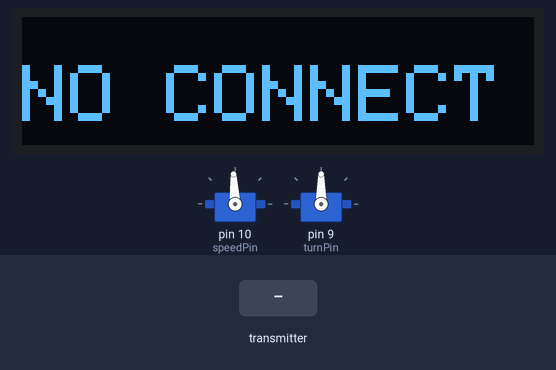
The sketch below on a simulated Arduino Uno, built with avr-gcc and run on an emulated ATmega328P. On the bench: 2 × servo, 128×32 one-colour display. Inputs (shaded band) come from the test bench. No radio packets arrive unless stated; what the sketch prints to the serial monitor is not drawn.

Above: at 1.2 s.
1.3 s: the transmitter starts sending speed = 0
At 2.3 s:
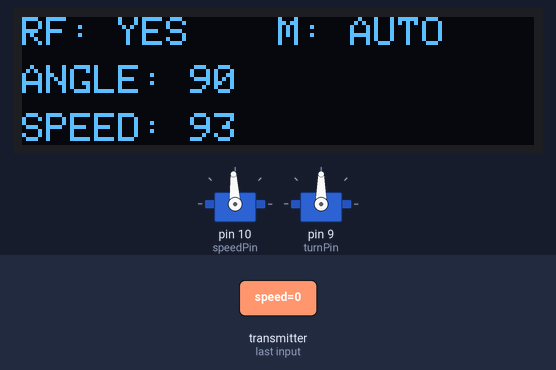
2.8 s: the transmitter starts sending mode = 64
At 3.5 s:
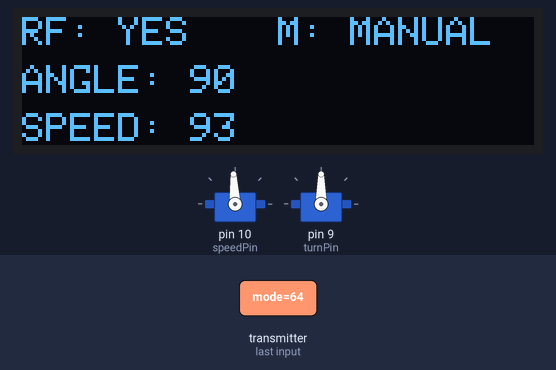
4.3 s: the transmitter starts sending safety = 64
At 5.0 s:
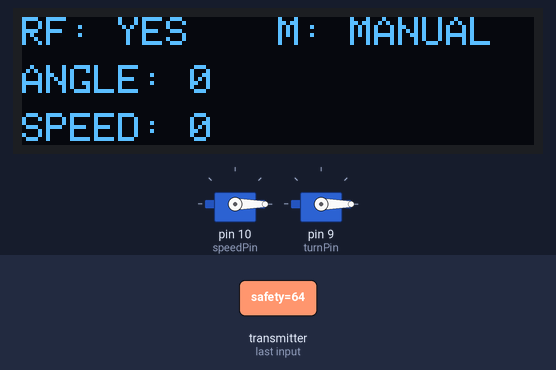
5.8 s: the transmitter starts sending angle = 45
At 6.2 s:
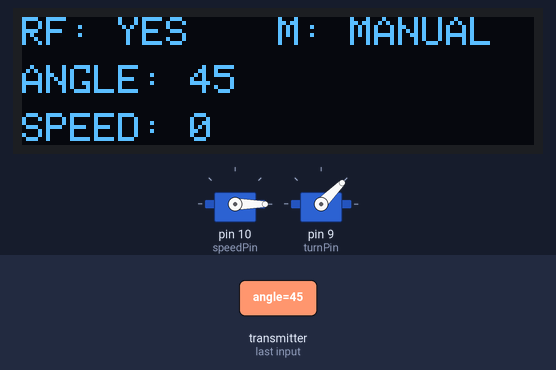
7.3 s: the transmitter starts sending speed = 64
At 7.6 s:
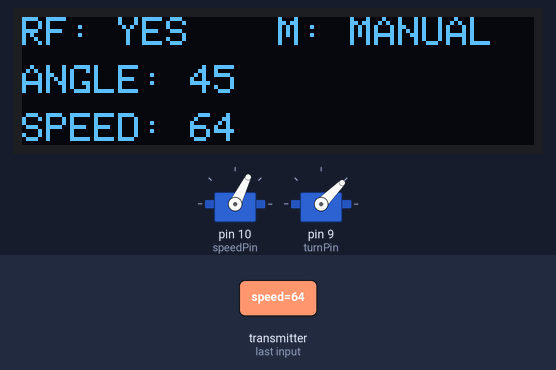
8.8 s: the transmitter starts sending angle = 0
At 10.2 s:
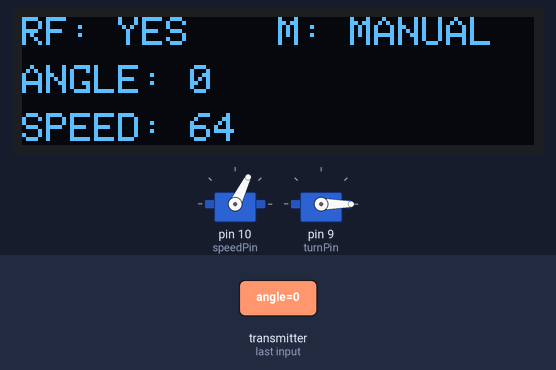
Timing chart, 0 to 11.3 s (numbered marks = the images above; inputs shaded):
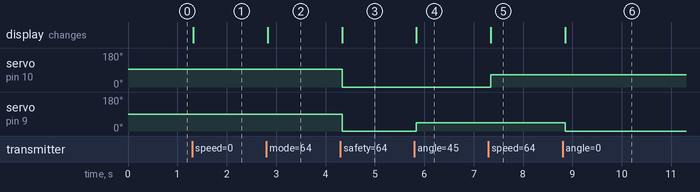

Measured:
- after the input at 1.3 s, the display: changes at once (image 1)
- after the input at 2.8 s, the display: changes at once (image 2)
- after the input at 4.3 s, servo on pin 10 (speedPin): 93° → 0° at once; servo on pin 9 (turnPin): 90° → 0° at once; the display: changes at once (image 3)
- after the input at 5.8 s, servo on pin 9 (turnPin): 0° → 45° at once; the display: changes at once (image 4)
- after the input at 7.3 s, servo on pin 10 (speedPin): 0° → 64° at once; the display: changes at once (image 5)
- after the input at 8.8 s, servo on pin 9 (turnPin): 45° → 0° after 0.05 s; the display: changes after 0.05 s (image 6)

The sketch:

ArduPot-TC.ino
```cpp
/*
* Ardupot Receiver Code
* Christopher Lai
* TeloCar Edition
* Last Updated: 8/26/2022
*/

#include <SPI.h>
#include <nRF24L01.h>
#include <RF24.h>

#include <Servo.h>

#include <Wire.h>
#include <Adafruit_GFX.h>
#include <Adafruit_SSD1306.h>

#define SCREEN_WIDTH 128 // OLED display width, in pixels
#define SCREEN_HEIGHT 32 // OLED display height, in pixels

#define speedPin 10
#define turnPin 9

// Define Servo Object
Servo speed;
Servo angle;

// Declaration for an SSD1306 display connected to I2C (SDA, SCL pins)
Adafruit_SSD1306 display(SCREEN_WIDTH, SCREEN_HEIGHT, &Wire, -1);

RF24 radio(7, 8); // CE, CSN
const byte address[6] = "00501";
const uint8_t  channel = 123;

bool conn = false;

// Variables
int speedPos = 93;
int anglePos = 90;

int speedHighLim = 105;
int speedLowLim = 80;
int angleHighLim = 180;
int angleLowLim = 0;

// Create struct for specialized sending code ("Smart Controller")
struct SMRT_Packet {
  byte speed;
  byte angle;
  byte mode;
  byte safety;
};

SMRT_Packet smart;

void setup() {
  // Set Up Serial Comms - Debug
  Serial.begin(115200);

  // Set up Radio
  radio.begin();
  radio.openReadingPipe(1, address);
  radio.setPALevel(RF24_PA_LOW,0);
  radio.setChannel(channel);
  Serial.println("Starting Radio");

  // Define pinouts
  speed.attach(speedPin);
  angle.attach(turnPin);

  // Default Values
  speed.write(95);
  angle.write(90);

  // Check for OLED Availability
  if(!display.begin(SSD1306_SWITCHCAPVCC, 0x3C)) { // Address 0x3D for 128x64
    Serial.println(F("SSD1306 allocation failed"));
    for(;;);
  }

  //to recieve
  radio.startListening();
}

void loop() {

  if (radio.available()) {
    conn = true;
    radio.read(&smart, sizeof(smart));

    // Will delay code, only use if necessary
    // debug(packet);

    // Check for Serial Input (Autonomous Control)
    RPiSerial();

    // Driver Code
    if (!smart.safety)  // KILL SWITCH
    {
      kill_switch();
    }
    else if (!smart.mode) // AUTO
    {
      RPiSerial();
      thresholdCheck();
      speed.write(speedPos);
      angle.write(anglePos);
    }
    else // MANUAL
    {
      speedPos = smart.speed;
      anglePos = smart.angle;
      speed.write(speedPos);
      angle.write(anglePos);
    }

    display.clearDisplay();
    display.setTextSize(1);
    display.setTextColor(WHITE);
    display.setCursor(0,0);
    if (conn)
    {
      display.println("RF: YES");
    }
    else
    {
      display.println("RF: NO");
    }
    display.setCursor(64,0);
    if (!smart.mode)
    {
      display.println("M: AUTO");
    }
    else
    {
      display.println("M: MANUAL");
    }

    display.setCursor(0,12);
    display.println("ANGLE: " + String(anglePos));
    display.setCursor(0,24);
    display.println("SPEED: " + String(speedPos));
    display.display();

    delay(50);

  }
  else {
    Serial.println("NO CONNECTION");
    conn = false;

    kill_switch();

    display.clearDisplay();
    display.setTextSize(2);
    display.setTextColor(WHITE);
    display.setCursor(0,12);
    display.println("NO CONNECT");
    display.display();
  }
}

// [Function] KILL SWITCH ACTION FOR EMERGENCIES
void kill_switch()
{
  speedPos = 93;
  anglePos = 90;
  speed.write(speedPos);
  angle.write(anglePos);
}

// [Function] Checks to see if speed or angle is higher or lower than threshold
void thresholdCheck()
{
  if (speedPos > speedHighLim)
  {
    speedPos = speedHighLim;
  }
  else if (speedPos < speedLowLim)
  {
    speedPos = speedLowLim;
  }

  if (anglePos > angleHighLim)
  {
    anglePos = angleHighLim;
  }
  else if (anglePos < angleLowLim)
  {
    anglePos = angleLowLim;
  }
}

// [Function] Checks to see if serial data has been recieved from the Raspberry Pi
void RPiSerial()
{
  if (Serial.available() > 0)
  {
    char command = Serial.read();
    // Currently, if string recieved == "brakeon", turn LED on, vice versa for off
    if (command == 'f')
    {
      speedPos += 1;
    }
    else if (command == 'l')
    {
      anglePos -= 10;
    }
    else if (command == 'b')
    {
      speedPos -= 1;
    }
    else if (command == 'c')
    {
      anglePos += 10;
    }
  }
}
```
